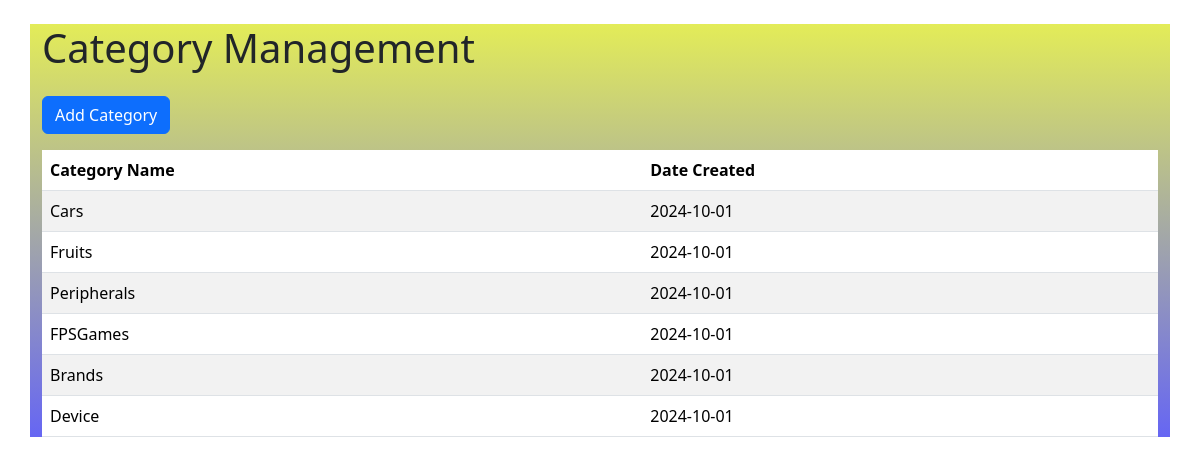
The app's page /category.php with its own data.
### tables this page shows
CREATE TABLE `categories` (
  `category_id` int(250) NOT NULL,
  `category_name` varchar(250) NOT NULL,
  `date_created` date NOT NULL
);

### category.php (the view, shortened to what this page needs)
<?php
$newconnection = new Connection();
$categories = [];
try {
    $connection = $newconnection->openConnection();
    $query = "SELECT * FROM categories";
    $stmt = $connection->prepare($query);
    $stmt->execute();
    $categories = $stmt->fetchAll(PDO::FETCH_ASSOC);
} catch (PDOException $th) {
    echo "Error: " . $th->getMessage();
}
?>
<!DOCTYPE html>
<html lang="en">
<head>
    <link href="https://cdn.jsdelivr.net/npm/bootstrap@5.3.3/dist/css/bootstrap.min.css" rel="stylesheet">
    <link rel="stylesheet" href="style.css">
</head>
<body>
<div class="container">
    <h1 class="my-4">Category Management</h1>
    <button type="button" class="btn btn-primary mb-3" data-bs-toggle="modal" data-bs-target="#insertModal">
        Add Category
    </button>
    <table class="table table-striped">
        <thead>
            <tr>
                <th>Category Name</th>
                <th>Date Created</th>
            </tr>
        </thead>
        <tbody>
            <?php foreach ($categories as $category): ?>
                <tr>
                    <td><?php echo htmlspecialchars($category['category_name']); ?></td>
                    <td><?php echo htmlspecialchars($category['date_created']); ?></td>
                </tr>
            <?php endforeach; ?>
        </tbody>
    </table>
</div>
</body>
</html>

### style.css (style rules this page uses)
.container { background: linear-gradient(to bottom, rgb(227, 236, 88),rgb(102, 102, 243)); }
body { font-size: 1em; }

### records on screen
categories: category_name "Cars", date_created "2024-10-01"
categories: category_name "Fruits", date_created "2024-10-01"
categories: category_name "Peripherals", date_created "2024-10-01"
categories: category_name "FPSGames", date_created "2024-10-01"
categories: category_name "Brands", date_created "2024-10-01"
categories: category_name "Device", date_created "2024-10-01"
